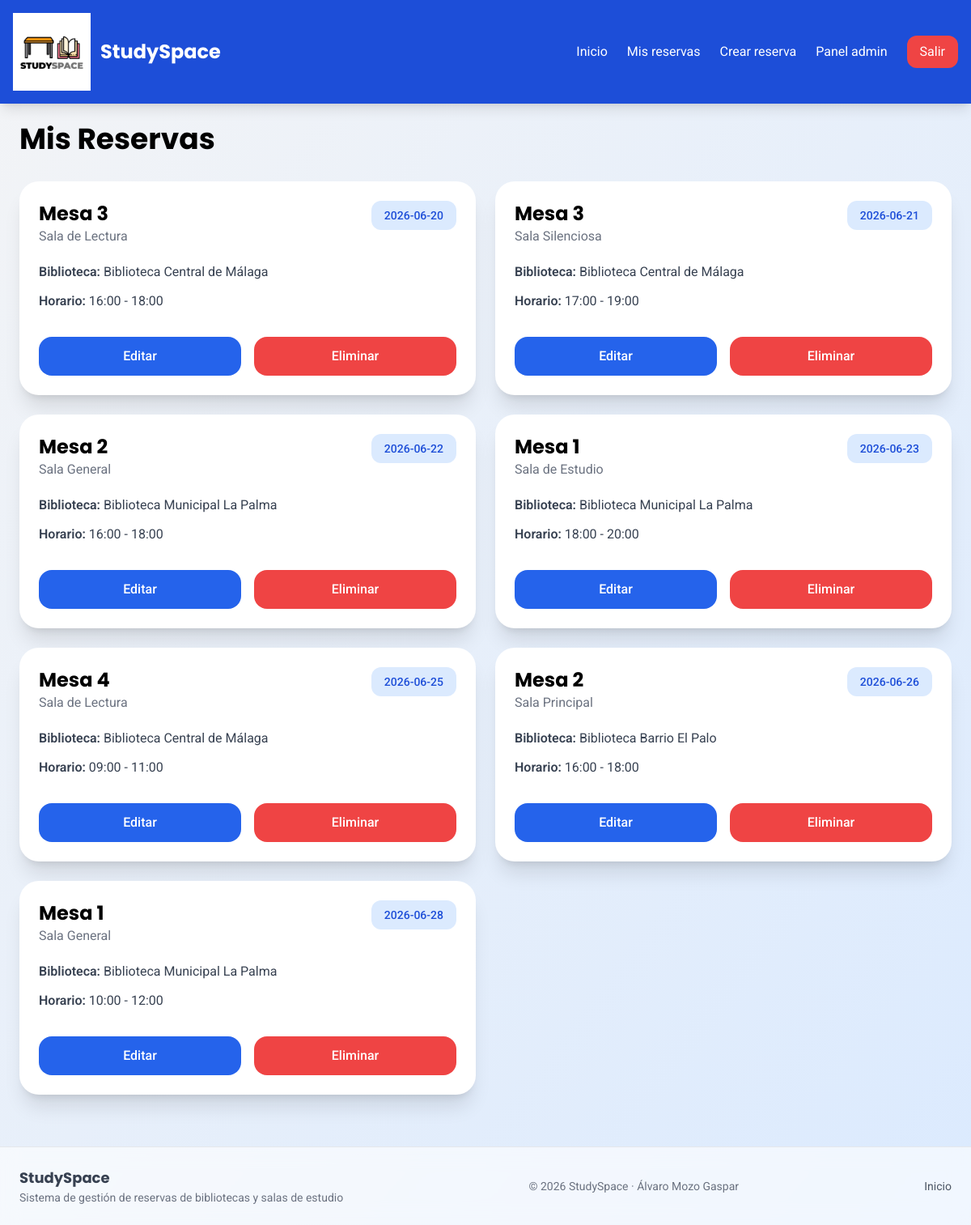
Page /mis-reservas (signed in) on the committed database.
### tables this page shows
CREATE TABLE reservas (
    id_reserva INT AUTO_INCREMENT PRIMARY KEY,
    fecha_r DATE NOT NULL,
    hora_inicio TIME NOT NULL,
    hora_fin TIME NOT NULL,
    id_usuario INT NOT NULL,
    id_mesa INT NOT NULL,
    INDEX (id_usuario),
    INDEX (id_mesa),
    FOREIGN KEY (id_usuario) 
        REFERENCES usuarios(id_usuario)
        ON DELETE CASCADE
        ON UPDATE CASCADE,
    FOREIGN KEY (id_mesa) 
        REFERENCES mesas(id_mesa)
        ON DELETE CASCADE
        ON UPDATE CASCADE
);

CREATE TABLE mesas (
    id_mesa INT AUTO_INCREMENT PRIMARY KEY,
    numero INT NOT NULL,
    id_sala INT NOT NULL,
    INDEX (id_sala),
    FOREIGN KEY (id_sala) 
        REFERENCES salas(id_sala)
        ON DELETE CASCADE
        ON UPDATE CASCADE
);

CREATE TABLE salas (
    id_sala INT AUTO_INCREMENT PRIMARY KEY,
    nombre_s VARCHAR(100) NOT NULL,
    capacidad INT NOT NULL,
    id_biblioteca INT NOT NULL,
    INDEX (id_biblioteca),
    FOREIGN KEY (id_biblioteca) 
        REFERENCES bibliotecas(id_biblioteca)
        ON DELETE CASCADE
        ON UPDATE CASCADE
);

CREATE TABLE bibliotecas (
    id_biblioteca INT AUTO_INCREMENT PRIMARY KEY,
    nombre_b VARCHAR(100) NOT NULL,
    direccion VARCHAR(255) NOT NULL
);

### core/BaseController.php (called while the page is built, shortened)
<?php
class BaseController
{
    protected function view(string $path, array $data = []): void
    {
        extract($data);
        require "../app/views/$path.php";
    }
}

### app/controllers/ReservaController.php (called while the page is built, shortened)
<?php
require_once "../core/BaseController.php";
require_once "../app/services/ReservaService.php";
class ReservaController extends BaseController
{
    private ReservaService $service;
    public function __construct()
    {
        $this->service = new ReservaService();
    }
    public function misReservas(): void
    {
        $reservas = $this->service->obtenerReservasUsuario($_SESSION['id']);
        $this->view("reservas/mis_reservas", [
            "reservas" => $reservas
        ]);
    }
}

### core/Router.php (called while the page is built, shortened)
<?php
class Router
{
    private array $routes = [];
    public function get(string $uri, string $action): void
    {
        $this->routes['GET'][$this->format($uri)] = $action;
    }
    public function post(string $uri, string $action): void
    {
        $this->routes['POST'][$this->format($uri)] = $action;
    }
    private function format(string $uri): string
    {
        return trim($uri, '/');
    }
    public function dispatch(): void
    {
        $method = $_SERVER['REQUEST_METHOD'];
        $uri = parse_url($_SERVER['REQUEST_URI'], PHP_URL_PATH);
        $uri = trim($uri, '/');
        $action = $this->routes[$method][$uri] ?? null;
        [$controller, $function] = explode('@', $action);
        $controllerInstance = new $controller();
        call_user_func([$controllerInstance, $function]);
    }
}

### public/index.php (called while the page is built, shortened)
<?php
require_once "../core/helpers.php";
require_once "../core/Router.php";
require_once "../core/Model.php";
$router = new Router();
$router->dispatch();

### core/helpers.php (called while the page is built, shortened)
<?php
function base_url(string $path = ''): string
{
    $scriptName = $_SERVER['SCRIPT_NAME'] ?? '';
    $basePath = rtrim(
        str_replace('\\', '/', dirname($scriptName)),
        '/'
    );
    return $basePath . '/' . ltrim($path, '/');
}

### config/database.php (called while the page is built, shortened)
<?php
class Database
{
    private static ?mysqli $conn = null;
    public static function connect(): mysqli
    {
        if (self::$conn === null) {
            $host = getenv('DB_HOST') ?: '127.0.0.1';
            $user = getenv('DB_USER') ?: 'root';
            $pass = getenv('DB_PASS') ?: '';
            $name = getenv('DB_NAME') ?: 'studyspace';
            $port = getenv('DB_PORT') ? (int)getenv('DB_PORT') : 3307;
            self::$conn = new mysqli(
                $host,
                $user,
                $pass,
                $name,
                (int)$port
            );
            self::$conn->set_charset("utf8mb4");
        }
        return self::$conn;
    }
}

### app/services/ReservaService.php (called while the page is built, shortened)
<?php
require_once "../app/models/Reserva.php";
class ReservaService {
    private Reserva $reservaModel;
    public function __construct()
    {
        $this->reservaModel =
            new Reserva();
    }
    public function obtenerReservasUsuario(
        int $usuario
    ): mysqli_result {
        return $this->reservaModel
            ->obtenerPorUsuario(
                $usuario
            );
    }
}

### core/Model.php (called while the page is built, shortened)
<?php
require_once "../config/database.php";
abstract class Model
{
    public function __construct()
    {
        $this->db =
            Database::connect();
    }
}

### app/models/Reserva.php (called while the page is built, shortened)
<?php
require_once "../core/Model.php";
class Reserva extends Model
{
    public function obtenerPorUsuario(
        int $idUsuario
    ): mysqli_result {
        $stmt = $this->db->prepare("
            SELECT
                r.*,
                m.numero,
                m.id_mesa,
                s.nombre_s,
                s.id_sala,
                b.nombre_b,
                b.id_biblioteca
            FROM reservas r
            JOIN mesas m
                ON r.id_mesa = m.id_mesa
            JOIN salas s
                ON m.id_sala = s.id_sala
            JOIN bibliotecas b
                ON s.id_biblioteca = b.id_biblioteca
            WHERE r.id_usuario = ?
            ORDER BY
                r.fecha_r ASC,
                r.hora_inicio ASC
        ");
        $stmt->bind_param(
            "i",
            $idUsuario
        );
        $stmt->execute();
        return $stmt->get_result();
    }
}

### app/views/reservas/mis_reservas.php (the view, shortened to what this page needs)
<?php
require_once "../app/views/layouts/header.php";
?>
<h2 class="text-4xl font-bold mb-8 font-display">
    Mis Reservas
</h2>
<?php if ($reservas->num_rows > 0) : ?>
    <div class="grid grid-cols-1 md:grid-cols-2 xl:grid-cols-3 gap-6">
        <?php while ($r = $reservas->fetch_assoc()) : ?>
            <div
                id="fila-<?= (int)$r['id_reserva'] ?>"
                class="bg-white rounded-3xl shadow-xl p-6"
            >
                <div class="flex justify-between items-start mb-5">
                    <div>
                        <h3 class="text-2xl font-bold font-display">
                            Mesa <?= (int)$r['numero'] ?>
                        </h3>
                        <p class="text-gray-500">
                            <?= htmlspecialchars($r['nombre_s']) ?>
                        </p>
                    </div>
                    <span class="
                        bg-blue-100
                        text-blue-700
                        px-4
                        py-2
                        rounded-xl
                        text-sm
                        font-medium
                    ">
                        <?= htmlspecialchars($r['fecha_r']) ?>
                    </span>
                </div>
                <div class="space-y-3 text-gray-700">
                    <p>
                        <span class="font-semibold">Biblioteca:</span>
                        <?= htmlspecialchars($r['nombre_b']) ?>
                    </p>
                    <p>
                        <span class="font-semibold">Horario:</span>
                        <?= substr($r['hora_inicio'], 0, 5) ?>
                        -
                        <?= substr($r['hora_fin'], 0, 5) ?>
                    </p>
                </div>
                <div class="flex gap-4 mt-8">
                    <a
                        href="<?= base_url('editar-reserva') . '?id=' . (int)$r['id_reserva'] ?>"
                        class="
                            flex-1
                            text-center
                            bg-blue-600
                            text-white
                            py-3
                            rounded-2xl
                            font-medium
                        "
                    >
                        Editar
                    </a>
                    <button
                        class="
                            flex-1
                            bg-red-500
                            text-white
                            py-3
                            rounded-2xl
                            font-medium
                            btnEliminar
                        "
                        data-id="<?= (int)$r['id_reserva'] ?>"
                    >
                        Eliminar
                    </button>
                </div>
            </div>
        <?php endwhile; ?>
    </div>
<?php endif; ?>
<?php
require_once "../app/views/layouts/footer.php";
?>

### app/views/layouts/header.php (shortened to what this page needs)
<!DOCTYPE html>
<html lang="es">
<head>
    <script src="https://cdn.tailwindcss.com"></script>
</head>
<body class="bg-gradient-to-br from-gray-100 to-blue-100 min-h-screen flex flex-col">
<?php if (isset($_SESSION['id'])) : ?>
<nav class="bg-blue-700 text-white p-4 shadow-lg">
    <div class="max-w-7xl mx-auto flex justify-between items-center">
        <a href="<?= base_url('') ?>" class="flex items-center gap-3">
            <img
                src="<?= base_url('assets/img/logo.png') ?>"
                alt="StudySpace Logo"
                class="w-24 h-24 object-contain"
            />
            <h1 class="text-2xl font-bold font-display">
                StudySpace
            </h1>
        </a>
        <div class="flex gap-6 items-center">
            <a href="<?= base_url('') ?>">Inicio</a>
            <a href="<?= base_url('mis-reservas') ?>">Mis reservas</a>
            <a href="<?= base_url('crear-reserva') ?>">Crear reserva</a>
            <?php if (isset($_SESSION['rol']) && $_SESSION['rol'] === 'admin') : ?>
                <a href="<?= base_url('admin') ?>">Panel admin</a>
            <?php endif; ?>
            <a href="<?= base_url('logout') ?>"
               onclick="return confirmarLogout(event)"
               class="bg-red-500 px-4 py-2 rounded-xl">
                Salir
            </a>
        </div>
    </div>
</nav>
<?php endif; ?>
<main class="flex-1 max-w-7xl mx-auto p-6 w-full">

### app/views/layouts/footer.php (shortened to what this page needs)
</main>
<footer class="mt-10 border-t border-gray-200 bg-white/60 backdrop-blur-md">
    <div class="max-w-7xl mx-auto px-6 py-6 flex flex-col md:flex-row items-center justify-between gap-4">
        <div class="text-center md:text-left">
            <h3 class="font-bold text-gray-700 text-lg">
                StudySpace
            </h3>
            <p class="text-sm text-gray-500">
                Sistema de gestión de reservas de bibliotecas y salas de estudio
            </p>
        </div>
        <div class="text-sm text-gray-500 text-center">
            © <?= date('Y') ?> StudySpace · Álvaro Mozo Gaspar
        </div>
        <div class="flex gap-4 text-sm">
            <a href="<?= base_url('') ?>" class="text-gray-600 hover:text-blue-600 transition">
                Inicio
            </a>
        </div>
    </div>
</footer>
</body>
</html>

### app/views/layouts/header.php (style rules this page uses)
body { font-family: 'Roboto', sans-serif; }
h1,h2,h3,h4,.font-display { font-family: 'Poppins', sans-serif; }

### rows in the picture
reservas: id_mesa.numero "3", salas.nombre_s "Sala de Lectura", fecha_r "2026-06-20", bibliotecas.nombre_b "Biblioteca Central de Málaga", hora_inicio "16:00", hora_fin "18:00"
reservas: id_mesa.numero "3", salas.nombre_s "Sala Silenciosa", fecha_r "2026-06-21", bibliotecas.nombre_b "Biblioteca Central de Málaga", hora_inicio "17:00", hora_fin "19:00"
reservas: id_mesa.numero "2", salas.nombre_s "Sala General", fecha_r "2026-06-22", bibliotecas.nombre_b "Biblioteca Municipal La Palma", hora_inicio "16:00", hora_fin "18:00"
reservas: id_mesa.numero "1", salas.nombre_s "Sala de Estudio", fecha_r "2026-06-23", bibliotecas.nombre_b "Biblioteca Municipal La Palma", hora_inicio "18:00", hora_fin "20:00"
reservas: id_mesa.numero "4", salas.nombre_s "Sala de Lectura", fecha_r "2026-06-25", bibliotecas.nombre_b "Biblioteca Central de Málaga", hora_inicio "09:00", hora_fin "11:00"
reservas: id_mesa.numero "2", salas.nombre_s "Sala Principal", fecha_r "2026-06-26", bibliotecas.nombre_b "Biblioteca Barrio El Palo", hora_inicio "16:00", hora_fin "18:00"
reservas: id_mesa.numero "1", salas.nombre_s "Sala General", fecha_r "2026-06-28", bibliotecas.nombre_b "Biblioteca Municipal La Palma", hora_inicio "10:00", hora_fin "12:00"
